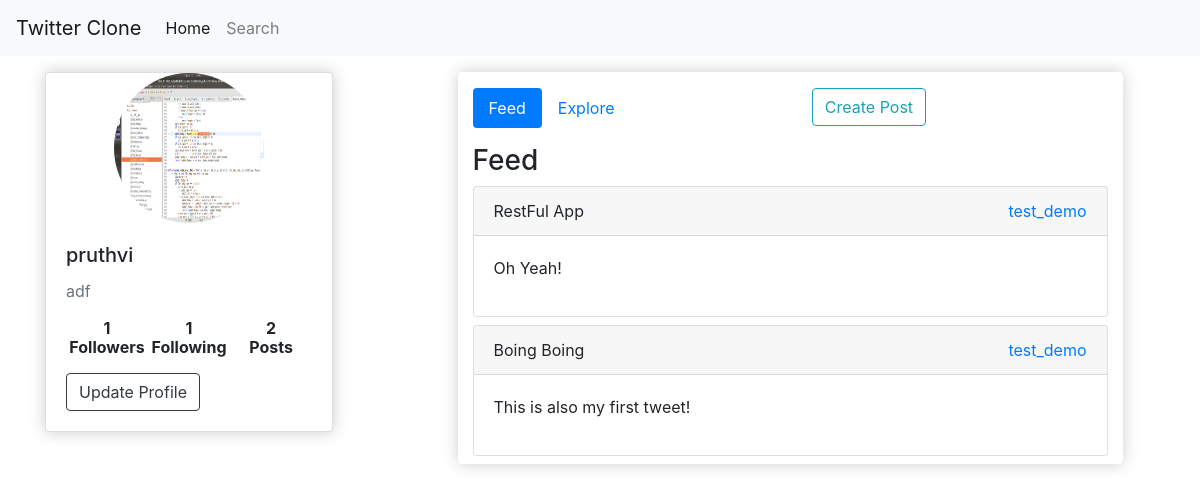
Page / (signed in) on the earlier database version.
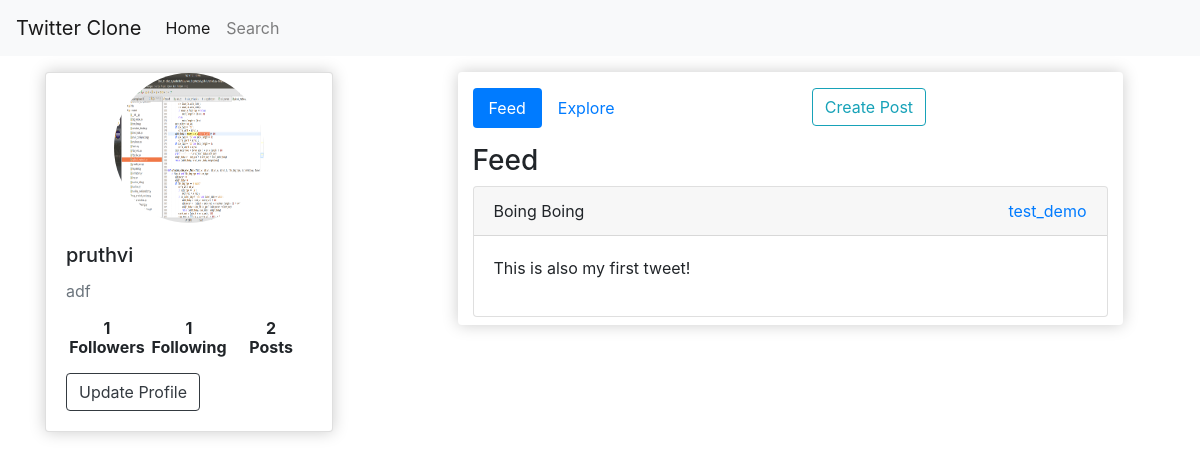
Same page on the later database version.
### twitterapp/models.py (models this page shows, shortened)
class Post(models.Model):
    author = models.ForeignKey(Profile,on_delete=models.CASCADE,null=True)
    title = models.CharField(max_length=250,null=True)
    content = RichTextField()
    date_created = models.DateTimeField(auto_now_add=True)

class Profile(models.Model):
    id = models.UUIDField(primary_key=True,default=uuid.uuid4,editable=False)
    user = models.OneToOneField(User,on_delete=models.CASCADE,null=True)
    bio = models.TextField(max_length=500, blank=True)
    location = models.CharField(max_length=30, blank=True)
    birth_date = models.DateField(null=True, blank=True)
    profile_image = models.ImageField(upload_to='images/',null=True,blank=True)
    followers = models.ManyToManyField(Following,related_name='profiles')
    mode = models.CharField(max_length=50,choices=[('public','Public'),('private','Private')],default='public')
    @property
    def get_followers(self):
        return [line.follower for line in self.followers.all().filter(target=self.user)]
    @property
    def follower_count(self):
        return Following.objects.filter(target=self.user).count()
    @property
    def following_count(self):
        return Following.objects.filter(follower=self.user).count()
    @property
    def post_count(self):
        return self.post_set.all().count()

### twitterapp/views.py (the view)
# urls.py: path('',views.IndexView,name='index'),
@login_required(login_url='login')
def IndexView(request):
    profile = request.user.profile
    profiles = Profile.objects.select_related('user').exclude(id=profile.id)
    feed_posts = Post.objects.select_related('author').filter(
        author__followers__follower=request.user) \
        .order_by('-date_created')
    return render(request,'index.html',
        {'profile':profile,
        'explore_profiles':profiles,
        'feed_posts':feed_posts})

### twitterapp/templates/index.html (shortened to what this page needs)
{% extends 'main.html' %}
{% block content %}
{% load static %}
<div class="row mt-3">
  <div class="col-md-4">
    <div class="card box-element" style="width: 18rem;">
      {% if profile.profile_image%}
      <img src="{{profile.profile_image.url}}" class="avatar" alt="...">
      {% else %}
      <img src="http://www.gravatar.com/avatar/?d=identicon" class="avatar" alt="...">
      {% endif %}
      <div class="card-body">
        <h5 class="card-title">{{request.user.username}}</h5>
        <p class="card-text text-muted">
          {% if profile %}
          {{profile.bio|safe}}
        </p>
        {% endif %}
        <div style="display: flex;">
          <div id="followers" data-profile="{{profile.id}}" style="flex:3">
            <h6 class="text-center"><b>{{profile.follower_count}}<p>Followers</p></b></h6>
          </div>
          <div id="followings" data-profile="{{profile.id}}" style="flex:3">
            <h6 class="text-center"><b>{{profile.following_count}}<p>Following</p></b></h6>
          </div>
          <div id="posts" data-profile="{{profile.id}}" style="flex:3">
            <h6 class="text-center"><b>{{profile.post_count}}<p>Posts</p></b></h6>
          </div>
        </div>
        <div>
          <a href="{% url 'update-profile' %}" class="btn btn-outline-dark">Update Profile</a>
        </div>
      </div>
    </div>
  </div>
  <div id="feed-content" class="col-md-7 mx-auto box-element" style="height:max-content;">
    <ul class="nav nav-pills mt-3 mb-3" id="pills-tab" role="tablist">
      <li class="nav-item" role="presentation">
        <a class="nav-link active" id="pills-feed-tab" data-toggle="pill" href="#pills-feed" role="tab"
          aria-controls="pills-feed" aria-selected="true">Feed</a>
      </li>
      <li class="nav-item" role="presentation">
        <a class="nav-link" id="pills-explore-tab" data-toggle="pill" href="#pills-explore" role="tab"
          aria-controls="pills-explore" aria-selected="false">Explore</a>
      </li>
      <li class="nav-item" style="margin: 0 auto;" role="presentation">
        <a href="{% url 'create-post' %}" class="btn btn-outline-info">Create Post</a>
      </li>
    </ul>
    <div class="tab-content" id="pills-tabContent">
      <div class="tab-pane fade show active" id="pills-feed" role="tabpanel" aria-labelledby="pills-feed-tab">
        <h3>Feed</h3>
        {% include 'post_list.html' with posts=feed_posts %}
      </div>
    </div>
  </div>
</div>
{% endblock%}

### twitterapp/templates/post_list.html
{% for post in posts %}
<div class="card mb-2">
    <div class="card-header">
        {{post.title}}
        <a style="float: right;" href="{% url 'visit-profile' post.author.id %}">{{post.author.user.username}}</a>
    </div>
    <div class="card-body" onclick="location.href='{% url 'post-detail' post.id %}'">
        {{post.content|safe}}
    </div>
</div>
{% endfor %}

Differences in the rows shown:
removed Post: title "RestFul App", author.user.username "test_demo", content "Oh Yeah!"
